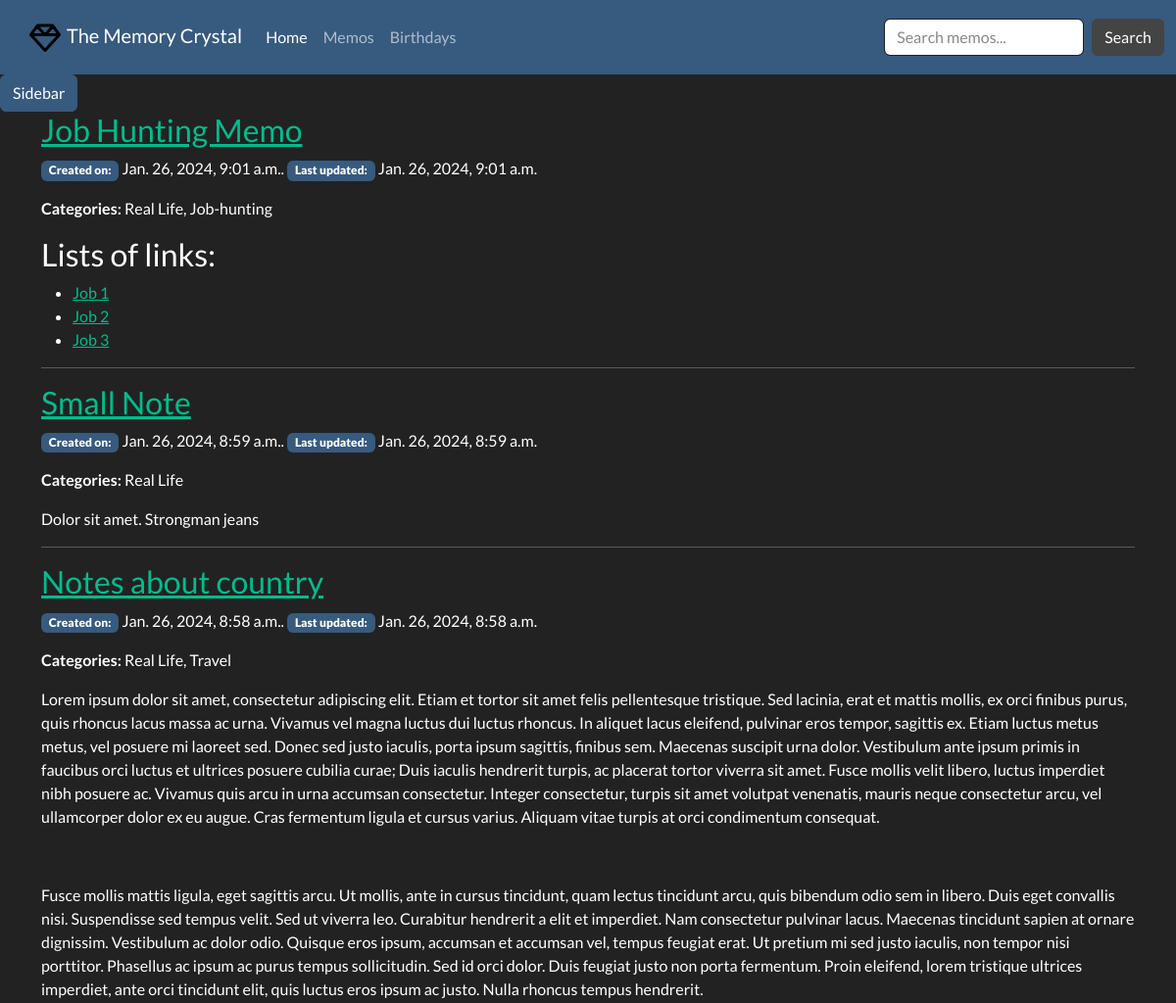
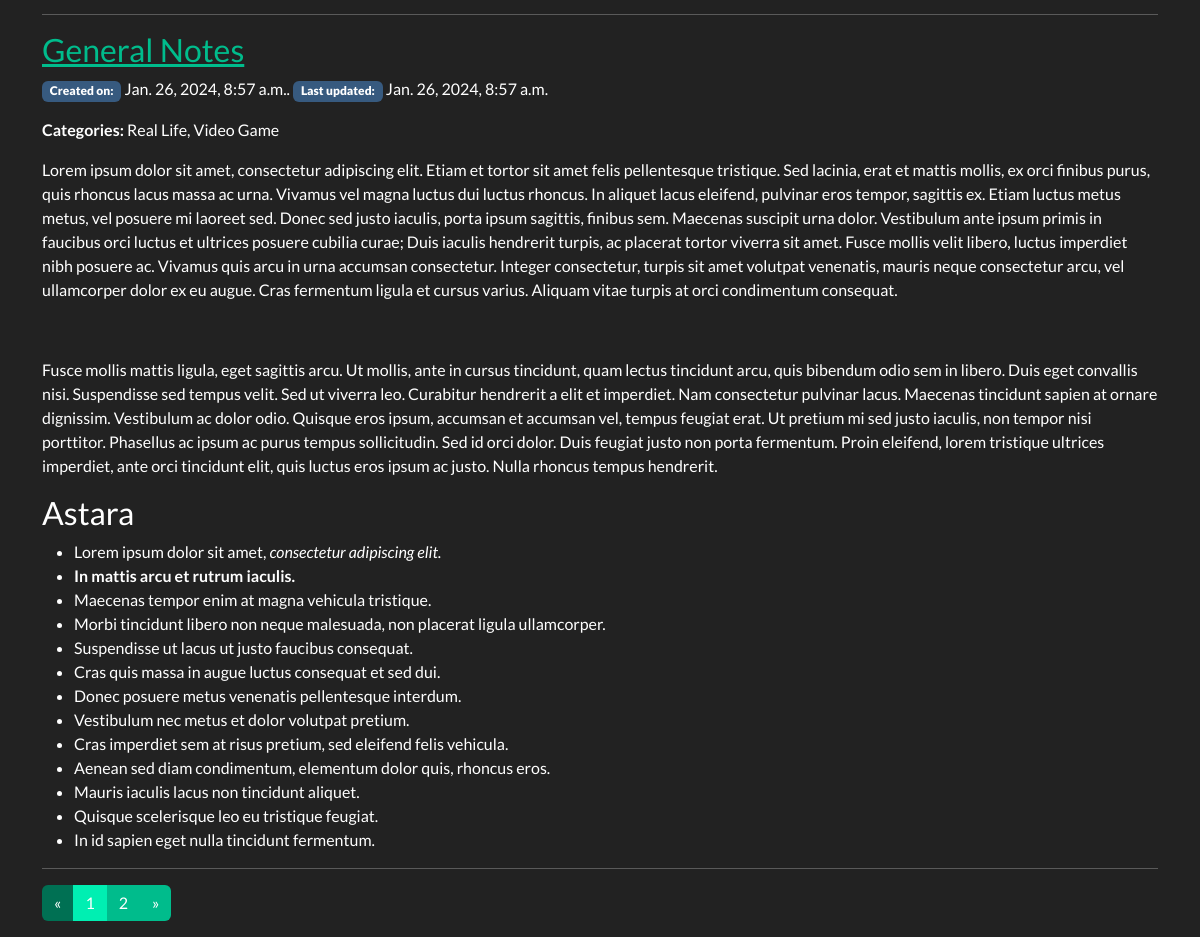
The page /notes/memo/category/Real Life on the database its author committed (2 pictures, top to bottom).
### memory_crystal/models.py (models this page shows, shortened)
class Memo(models.Model):
    pub_date = models.DateTimeField(auto_now_add=True, verbose_name='Date created')
    last_modified = models.DateTimeField(auto_now=True, verbose_name='Last modified')
    slug = models.SlugField(max_length=20, unique=True, blank=True, null=True)
    title = models.CharField(max_length=100, unique=True)
    content = HTMLField()
    category = models.ManyToManyField('Category', related_name='memos', help_text='Memo categories', blank=True)
    class Meta:
        ordering = ['last_modified', 'pub_date']
    @property
    def all_categories(self) -> str:
        return ', '.join(cat.name for cat in self.category.all())

class Category(models.Model):
    name = models.CharField(max_length=200, unique=True)
    memo = models.ManyToManyField(Memo, related_name='categories', blank=True)
    def __str__(self) -> str:
        return f'{self.name.title()}'
    class Meta:
        verbose_name_plural = 'Categories'

### memory_crystal/views.py (the view)
# urls.py: path('memo/category/<str:category_name>', views.memo_by_category, name='memo-category'),
def memo_by_category(request, category_name: str):
    memo_list = get_list_or_404(Memo.objects.filter(category__name__icontains=category_name).order_by('-pub_date'))
    paginator = Paginator(memo_list, 4)
    page_number = request.GET.get('page')
    paged_memos = paginator.get_page(page_number)
    return render(request, 'memory_crystal/memo_category.html', {'memo_list': paged_memos})

### memory_crystal/templatetags/memo_extras.py (called while the page is built)
@register.inclusion_tag('memory_crystal/offcanvas.html')
def render_offcanvas():
    all_categories = Category.objects.all()
    return {'all_categories': all_categories}

@register.inclusion_tag('memory_crystal/pagination.html')
def paginate(paginated_obj):
    return {'page_obj': paginated_obj}

### memory_crystal/templates/memory_crystal/memo_category.html
{% extends 'memory_crystal/base.html' %}
{% block content %}
<div class="container">
  <div class="row">
    <div class="col-12">
      {% for memo in memo_list %}
        {% if memo.title %}
        <h3><a href="{% url 'memo-detail' memo.slug %}">{{ memo.title }}</a></h3>
        {% endif %}
      <p><span class="badge bg-primary"><b>Created on:</b></span> {{ memo.pub_date }}. <span class="badge bg-primary"><b>Last updated:</b></span> {{ memo.last_modified }}</p>
      <p><b>Categories:</b> {{ memo.all_categories }}</p>
      <p>{{ memo.content | safe}}</p>
      <hr>
      {% endfor %}
    </div>
  </div>
  {% load memo_extras %}
  {% paginate memo_list %}
</div>
{% endblock %}

### rows shown on the page
Memo: title "Job Hunting Memo", pub_date "Jan. 26, 2024, 9:01 a.m.", last_modified "Jan. 26, 2024, 9:01 a.m.", all_categories "Real Life, Job-hunting", content "Lists of links: Job 1 Job 2 Job 3"
Memo: title "Small Note", pub_date "Jan. 26, 2024, 8:59 a.m.", last_modified "Jan. 26, 2024, 8:59 a.m.", all_categories "Real Life", content "Dolor sit amet. Strongman jeans"
Memo: title "Notes about country", pub_date "Jan. 26, 2024, 8:58 a.m.", last_modified "Jan. 26, 2024, 8:58 a.m.", all_categories "Real Life, Travel", content "Lorem ipsum dolor sit amet, consectetur adipiscing elit. Etiam et tortor sit amet felis pellentesque tristique. Sed lacinia, erat et mattis mollis, ex orci finibus purus, quis rhoncus lacus massa ac urna. Vivamus vel magna luctus dui luctus rhoncus. In aliquet lacus eleifend, pulvinar eros tempor, sagittis ex. Etiam luctus metus metus, vel posuere mi laoreet sed. Donec sed justo iaculis, porta ipsum sagittis, finibus sem. Maecenas suscipit urna dolor. Vestibulum ante ipsum primis in faucibus orci luctus et ultrices posuere cubilia curae; Duis iaculis hendrerit turpis, ac placerat tortor viverra sit amet. Fusce mollis velit libero, luctus imperdiet nibh posuere ac. Vivamus quis arcu in urna…"
Memo: title "General Notes", pub_date "Jan. 26, 2024, 8:57 a.m.", last_modified "Jan. 26, 2024, 8:57 a.m.", all_categories "Real Life, Video Game", content "Lorem ipsum dolor sit amet, consectetur adipiscing elit. Etiam et tortor sit amet felis pellentesque tristique. Sed lacinia, erat et mattis mollis, ex orci finibus purus, quis rhoncus lacus massa ac urna. Vivamus vel magna luctus dui luctus rhoncus. In aliquet lacus eleifend, pulvinar eros tempor, sagittis ex. Etiam luctus metus metus, vel posuere mi laoreet sed. Donec sed justo iaculis, porta ipsum sagittis, finibus sem. Maecenas suscipit urna dolor. Vestibulum ante ipsum primis in faucibus orci luctus et ultrices posuere cubilia curae; Duis iaculis hendrerit turpis, ac placerat tortor viverra sit amet. Fusce mollis velit libero, luctus imperdiet nibh posuere ac. Vivamus quis arcu in urna…"

### other values the page prints
{{ page_number }} "1" "2"
